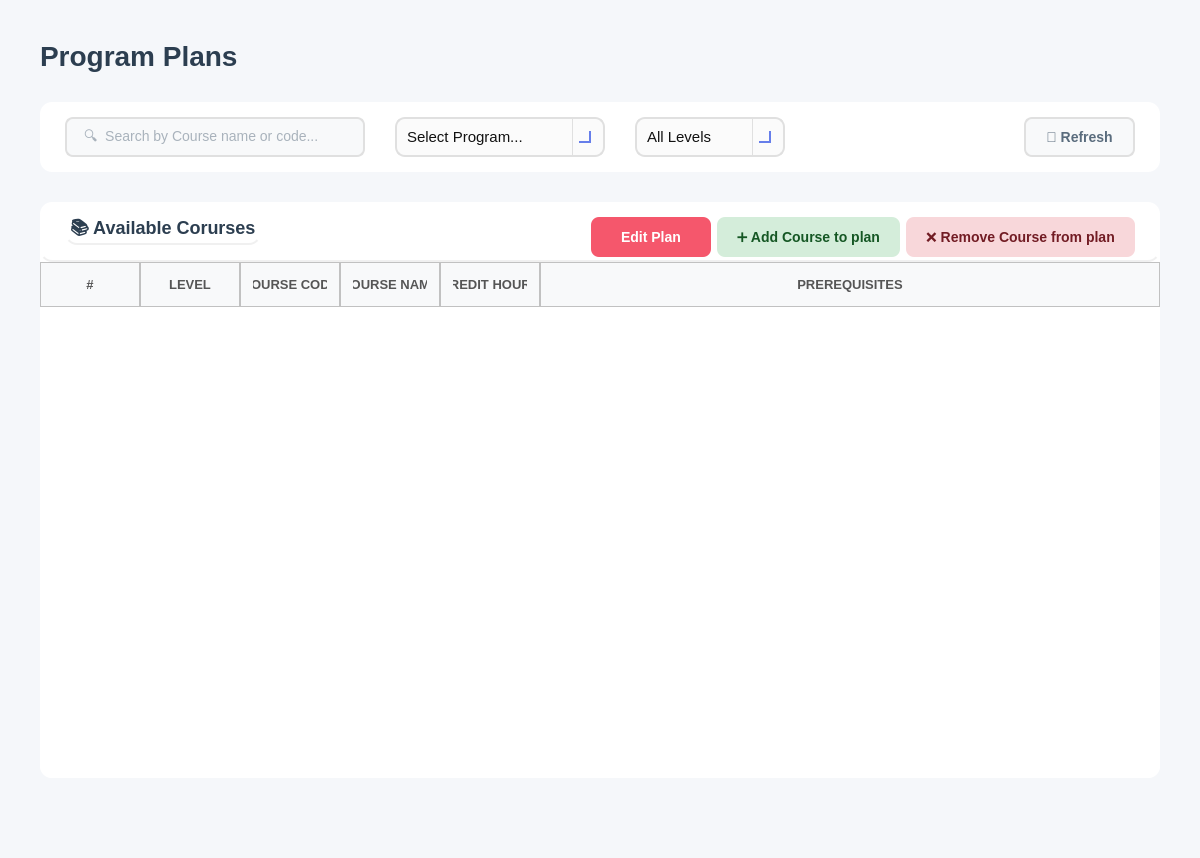
<?xml version="1.0" encoding="UTF-8"?>
<ui version="4.0">
 <class>ProgramPlans</class>
 <widget class="QWidget" name="ProgramPlans">
  <property name="geometry">
   <rect>
    <x>0</x>
    <y>0</y>
    <width>1200</width>
    <height>858</height>
   </rect>
  </property>
  <property name="windowTitle">
   <string>Course</string>
  </property>
  <property name="styleSheet">
   <string notr="true">background-color: #f5f7fa;</string>
  </property>
  <layout class="QVBoxLayout" name="mainLayout">
   <property name="spacing">
    <number>30</number>
   </property>
   <property name="leftMargin">
    <number>40</number>
   </property>
   <property name="topMargin">
    <number>40</number>
   </property>
   <property name="rightMargin">
    <number>40</number>
   </property>
   <property name="bottomMargin">
    <number>20</number>
   </property>
   <item>
    <layout class="QHBoxLayout" name="headerLayout">
     <item>
      <widget class="QLabel" name="labelTitle">
       <property name="styleSheet">
        <string notr="true">font-size: 28px; font-weight: bold; color: #2c3e50; background: transparent;</string>
       </property>
       <property name="text">
        <string>Program Plans</string>
       </property>
      </widget>
     </item>
     <item>
      <spacer name="headerSpacer">
       <property name="orientation">
        <enum>Qt::Orientation::Horizontal</enum>
       </property>
       <property name="sizeHint" stdset="0">
        <size>
         <width>40</width>
         <height>20</height>
        </size>
       </property>
      </spacer>
     </item>
    </layout>
   </item>
   <item>
    <widget class="QFrame" name="filterFrame">
     <property name="minimumSize">
      <size>
       <width>0</width>
       <height>70</height>
      </size>
     </property>
     <property name="maximumSize">
      <size>
       <width>16777215</width>
       <height>70</height>
      </size>
     </property>
     <property name="styleSheet">
      <string notr="true">background-color: white; border-radius: 12px;</string>
     </property>
     <property name="frameShape">
      <enum>QFrame::Shape::StyledPanel</enum>
     </property>
     <layout class="QHBoxLayout" name="filterLayout">
      <property name="spacing">
       <number>30</number>
      </property>
      <property name="leftMargin">
       <number>25</number>
      </property>
      <property name="topMargin">
       <number>15</number>
      </property>
      <property name="rightMargin">
       <number>25</number>
      </property>
      <property name="bottomMargin">
       <number>15</number>
      </property>
      <item>
       <widget class="QLineEdit" name="lineEditSearch">
        <property name="minimumSize">
         <size>
          <width>300</width>
          <height>40</height>
         </size>
        </property>
        <property name="maximumSize">
         <size>
          <width>200</width>
          <height>16777215</height>
         </size>
        </property>
        <property name="styleSheet">
         <string notr="true">QLineEdit {
    padding: 10px 15px;
    border: 2px solid #e0e0e0;
    border-radius: 8px;
    font-size: 14px;
    background-color: #f8f9fa;   /* light neutral background */
    color: #5a6c7d;             /* text color similar to buttons */
}

QLineEdit:focus {
    border-color: #f5576c;       /* accent border on focus */
    background-color: #ffffff;   /* slightly lighter when active */
}

QLineEdit:disabled {
    background-color: #ededed;   /* washed-out grey */
    color: #a1a8b3;             /* faded text */
}
</string>
        </property>
        <property name="placeholderText">
         <string>🔍  Search by Course name or code...</string>
        </property>
       </widget>
      </item>
      <item>
       <widget class="QComboBox" name="comboBoxSelectProgram">
        <property name="sizePolicy">
         <sizepolicy hsizetype="Expanding" vsizetype="Fixed">
          <horstretch>0</horstretch>
          <verstretch>0</verstretch>
         </sizepolicy>
        </property>
        <property name="minimumSize">
         <size>
          <width>150</width>
          <height>40</height>
         </size>
        </property>
        <property name="maximumSize">
         <size>
          <width>16777215</width>
          <height>65</height>
         </size>
        </property>
        <property name="styleSheet">
         <string notr="true">/* ----------------- QComboBox Base ----------------- */
QComboBox {
    border: 2px solid #E0E0E0;          /* main border */
    border-radius: 10px;
    padding: 8px 10px;                   /* Matches QLineEdit padding */
    background: rgba(250, 250, 250, 200);
    font-size: 11pt;
    color: #111111;
}

/* Focused state */
QComboBox:focus {
    border: 2px solid #667EEA; 
    background: rgba(250, 250, 250, 220);
}

/* ----------------- Drop-down Arrow ----------------- */
QComboBox::drop-down {
    subcontrol-origin: padding;
    subcontrol-position: top right;
    width: 30px; 
    border-left-width: 1px;
    border-left-color: #E0E0E0;
    border-left-style: solid;
    border-top-right-radius: 12px;       /* rounder corners */
    border-bottom-right-radius: 12px;    /* rounder corners */
    background: transparent;
}

/* Remove ugly black border on hover/focus */
QComboBox::drop-down:hover,
QComboBox::drop-down:focus {
    border-left-color: #667EEA;
    background: transparent;
    border: none;
}

/* Modern, visible arrow using simple chevron */
QComboBox::down-arrow {
    width: 10px;
    height: 10px;
    border: solid #667EEA;
    border-width: 0 2px 2px 0;
    margin-right: 6px;
}

/* ----------------- Dropdown Popup ----------------- */
/* Dropdown Popup */
QComboBox QAbstractItemView {
    background-color: #fdfdfd;          /* slightly off-white */
    border: 2px solid #E0E0E0;          /* subtle grey border */
    border-radius: 8px;                  /* may not be perfect on Windows */
    color: #111111;
    font-size: 11pt;
    padding: 5px;
    selection-background-color: #667EEA;
    selection-color: white;
    outline: none;
}

/* Items hover/selection */
QComboBox QAbstractItemView::item:hover {
    background-color: rgba(102, 126, 234, 0.1);
    color: #111111;
}

QComboBox QAbstractItemView::item:selected {
    background-color: #667EEA;
    color: white;
}

/* Error highlight for combo box */
QComboBox[error=&quot;true&quot;] {
    border: 2px solid #FF4A4A;
}</string>
        </property>
        <property name="placeholderText">
         <string>Select Program...</string>
        </property>
        <item>
         <property name="text">
          <string>Computer</string>
         </property>
        </item>
        <item>
         <property name="text">
          <string>Communication</string>
         </property>
        </item>
        <item>
         <property name="text">
          <string>Power</string>
         </property>
        </item>
        <item>
         <property name="text">
          <string>Biomedical</string>
         </property>
        </item>
       </widget>
      </item>
      <item>
       <widget class="QComboBox" name="comboBoxStatusFilter">
        <property name="minimumSize">
         <size>
          <width>150</width>
          <height>40</height>
         </size>
        </property>
        <property name="cursor">
         <cursorShape>PointingHandCursor</cursorShape>
        </property>
        <property name="styleSheet">
         <string notr="true">/* ----------------- QComboBox Base ----------------- */
QComboBox {
    border: 2px solid #E0E0E0;          /* main border */
    border-radius: 10px;
    padding: 8px 10px;                   /* Matches QLineEdit padding */
    background: rgba(250, 250, 250, 200);
    font-size: 11pt;
    color: #111111;
}

/* Focused state */
QComboBox:focus {
    border: 2px solid #667EEA; 
    background: rgba(250, 250, 250, 220);
}

/* ----------------- Drop-down Arrow ----------------- */
QComboBox::drop-down {
    subcontrol-origin: padding;
    subcontrol-position: top right;
    width: 30px; 
    border-left-width: 1px;
    border-left-color: #E0E0E0;
    border-left-style: solid;
    border-top-right-radius: 12px;       /* rounder corners */
    border-bottom-right-radius: 12px;    /* rounder corners */
    background: transparent;
}

/* Remove ugly black border on hover/focus */
QComboBox::drop-down:hover,
QComboBox::drop-down:focus {
    border-left-color: #667EEA;
    background: transparent;
    border: none;
}

/* Modern, visible arrow using simple chevron */
QComboBox::down-arrow {
    width: 10px;
    height: 10px;
    border: solid #667EEA;
    border-width: 0 2px 2px 0;
    margin-right: 6px;
}

/* ----------------- Dropdown Popup ----------------- */
/* Dropdown Popup */
QComboBox QAbstractItemView {
    background-color: #fdfdfd;          /* slightly off-white */
    border: 2px solid #E0E0E0;          /* subtle grey border */
    border-radius: 8px;                  /* may not be perfect on Windows */
    color: #111111;
    font-size: 11pt;
    padding: 5px;
    selection-background-color: #667EEA;
    selection-color: white;
    outline: none;
}

/* Items hover/selection */
QComboBox QAbstractItemView::item:hover {
    background-color: rgba(102, 126, 234, 0.1);
    color: #111111;
}

QComboBox QAbstractItemView::item:selected {
    background-color: #667EEA;
    color: white;
}

/* Error highlight for combo box */
QComboBox[error=&quot;true&quot;] {
    border: 2px solid #FF4A4A;
}</string>
        </property>
        <item>
         <property name="text">
          <string>All Levels</string>
         </property>
        </item>
        <item>
         <property name="text">
          <string>Level 1</string>
         </property>
        </item>
        <item>
         <property name="text">
          <string>Level 2</string>
         </property>
        </item>
        <item>
         <property name="text">
          <string>Level 3</string>
         </property>
        </item>
        <item>
         <property name="text">
          <string>Level 4</string>
         </property>
        </item>
        <item>
         <property name="text">
          <string>Level 5</string>
         </property>
        </item>
        <item>
         <property name="text">
          <string>Level 6</string>
         </property>
        </item>
        <item>
         <property name="text">
          <string>Level 7</string>
         </property>
        </item>
       </widget>
      </item>
      <item>
       <spacer name="filterSpacer">
        <property name="orientation">
         <enum>Qt::Orientation::Horizontal</enum>
        </property>
        <property name="sizeHint" stdset="0">
         <size>
          <width>40</width>
          <height>20</height>
         </size>
        </property>
       </spacer>
      </item>
      <item>
       <widget class="QPushButton" name="buttonRefresh">
        <property name="minimumSize">
         <size>
          <width>100</width>
          <height>40</height>
         </size>
        </property>
        <property name="cursor">
         <cursorShape>PointingHandCursor</cursorShape>
        </property>
        <property name="styleSheet">
         <string notr="true">QPushButton {
    background-color: #f8f9fa;
    color: #5a6c7d;
    border: 2px solid #e0e0e0;
    border-radius: 8px;
    font-size: 14px;
    font-weight: bold;
    padding: 10px 20px;
}

QPushButton:hover {
    border-color: #f5576c;
    color: #f5576c;
}

QPushButton:pressed {
    background-color: #e0e0e0; /* darker grey for pressed feedback */
    border-color: #f5576c;
    color: #f5576c;
}</string>
        </property>
        <property name="text">
         <string>🔄 Refresh</string>
        </property>
       </widget>
      </item>
     </layout>
    </widget>
   </item>
   <item>
    <widget class="QFrame" name="tableFrame">
     <property name="styleSheet">
      <string notr="true">background-color: white; border-radius: 12px;</string>
     </property>
     <property name="frameShape">
      <enum>QFrame::Shape::StyledPanel</enum>
     </property>
     <layout class="QVBoxLayout" name="tableMainLayout">
      <property name="spacing">
       <number>0</number>
      </property>
      <property name="leftMargin">
       <number>0</number>
      </property>
      <property name="topMargin">
       <number>0</number>
      </property>
      <property name="rightMargin">
       <number>0</number>
      </property>
      <property name="bottomMargin">
       <number>0</number>
      </property>
      <item>
       <widget class="QFrame" name="tableHeader">
        <property name="minimumSize">
         <size>
          <width>0</width>
          <height>60</height>
         </size>
        </property>
        <property name="maximumSize">
         <size>
          <width>16777215</width>
          <height>60</height>
         </size>
        </property>
        <property name="styleSheet">
         <string notr="true">background: transparent; border-bottom: 2px solid #f0f0f0;</string>
        </property>
        <property name="frameShape">
         <enum>QFrame::Shape::StyledPanel</enum>
        </property>
        <layout class="QHBoxLayout" name="tableHeaderLayout">
         <property name="leftMargin">
          <number>25</number>
         </property>
         <property name="topMargin">
          <number>15</number>
         </property>
         <property name="rightMargin">
          <number>25</number>
         </property>
         <property name="bottomMargin">
          <number>15</number>
         </property>
         <item>
          <widget class="QLabel" name="tableTitle">
           <property name="styleSheet">
            <string notr="true">font-size: 18px; font-weight: bold; color: #2c3e50; background: transparent;</string>
           </property>
           <property name="text">
            <string>📚 Available Corurses</string>
           </property>
          </widget>
         </item>
         <item>
          <spacer name="tableHeaderSpacer">
           <property name="orientation">
            <enum>Qt::Orientation::Horizontal</enum>
           </property>
           <property name="sizeHint" stdset="0">
            <size>
             <width>40</width>
             <height>20</height>
            </size>
           </property>
          </spacer>
         </item>
         <item>
          <widget class="QPushButton" name="buttonViewSections">
           <property name="enabled">
            <bool>true</bool>
           </property>
           <property name="minimumSize">
            <size>
             <width>120</width>
             <height>40</height>
            </size>
           </property>
           <property name="cursor">
            <cursorShape>PointingHandCursor</cursorShape>
           </property>
           <property name="styleSheet">
            <string notr="true">QPushButton {
    background-color: #f5576c;
    color: #ffffff;
    border: none;
    border-radius: 8px;
    font-size: 14px;
    font-weight: bold;
    padding: 10px 20px;
    transition: background-color 150ms;
}
QPushButton:hover {
    background-color: #e5475c;
}
QPushButton:pressed {
    background-color: #d43f52;
}
QPushButton:disabled {
    background-color: #cccccc;  /* gray background for disabled */
    color: #666666;             /* darker gray text */
}</string>
           </property>
           <property name="text">
            <string>Edit Plan</string>
           </property>
          </widget>
         </item>
         <item>
          <widget class="QPushButton" name="buttonAddCourse">
           <property name="enabled">
            <bool>true</bool>
           </property>
           <property name="minimumSize">
            <size>
             <width>120</width>
             <height>40</height>
            </size>
           </property>
           <property name="cursor">
            <cursorShape>PointingHandCursor</cursorShape>
           </property>
           <property name="styleSheet">
            <string notr="true">/* ---- Approve Button ---- */
QPushButton {
    background-color: #d4edda;
    color: #155724;
    border: none;
    border-radius: 8px;
    font-size: 14px;
    font-weight: bold;
    padding: 10px 20px;
}
QPushButton:hover {
    background-color: #28a745;
    color: white;
}
QPushButton:pressed {
    background-color: #1e7e34;  /* slightly darker for pressed feedback */
}
QPushButton:disabled {
    background-color: #c1d9c3; /* more washed-out green */
    color: #7a8b7a;
}</string>
           </property>
           <property name="text">
            <string>➕ Add Course to plan</string>
           </property>
          </widget>
         </item>
         <item>
          <widget class="QPushButton" name="buttonRemoveCourse">
           <property name="enabled">
            <bool>true</bool>
           </property>
           <property name="minimumSize">
            <size>
             <width>120</width>
             <height>40</height>
            </size>
           </property>
           <property name="cursor">
            <cursorShape>PointingHandCursor</cursorShape>
           </property>
           <property name="styleSheet">
            <string notr="true">/* ---- Reject Button ---- */
QPushButton {
    background-color: #f8d7da;
    color: #721c24;
    border: none;
    border-radius: 8px;
    font-size: 14px;
    font-weight: bold;
    padding: 10px 20px;
}
QPushButton:hover {
    background-color: #c82333;
    color: white;
}
QPushButton:pressed {
    background-color: #a71d2a;  /* slightly darker for pressed feedback */
}
QPushButton:disabled {
    background-color: #d7bcbc; /* more washed-out red */
    color: #5e3b3e;
}</string>
           </property>
           <property name="text">
            <string>❌ Remove Course from plan</string>
           </property>
          </widget>
         </item>
        </layout>
       </widget>
      </item>
      <item>
       <widget class="QTableWidget" name="tableAllCourses">
        <property name="minimumSize">
         <size>
          <width>0</width>
          <height>300</height>
         </size>
        </property>
        <property name="styleSheet">
         <string notr="true">QTableWidget {
    border: none;
    background-color: white;
    gridline-color: #e5e5e5;      /* slightly darker for visibility */
    color: #222222;               /* matches QLineEdit text color */
    font-size: 14px;
}

QTableWidget::item {
    padding: 14px;
    border: none;
    color: #222222;               /* consistent text color */
}

QTableWidget::item:selected {
    background-color: #fcebed;  /* soft pink selection */
    color: #222222;             /* keep text readable */
}

QHeaderView::section {
    background-color: #f8f9fa;
    padding: 12px;
	border: 1px solid #c1c1c1; 
    font-size: 13px;
    color: #555555;               /* similar to readOnly QLineEdit text */
    font-weight: bold;
}
QTableWidget::item:focus {
    outline: none;
    border: none;
}
/* Removes weird selection rectangle */
QTableWidget::item:focus {
    outline: none;
    border: none;
}
QTableWidget::indicator {
    width: 18px;
    height: 18px;
}

QTableWidget::indicator:unchecked {
    border: 1px solid #b8b8b8;      /* soft grey border */
    background-color: #f8f8f8;      /* very light grey */
    border-radius: 3px;             /* slightly rounded */
}

QTableWidget::indicator:checked {
    border: 1px solid #5a5a5a;      /* darker grey when selected */
    background-color: #6c6c6c;      /* washed-out grey instead of harsh green */
    image: url(&quot;&quot;);                 /* remove default checkmark */
    border-radius: 3px;
}

QTableWidget::indicator:checked:hover,
QTableWidget::indicator:unchecked:hover {
    border-color: #3a3a3a;
}

QTableWidget::indicator:checked::after {
    content: &quot;&quot;;
    image: url(&quot;&quot;); /* no default checkmark */
}
/* ===== SCROLLBARS (VERTICAL &amp; HORIZONTAL) ===== */

/* Track */
QScrollBar:vertical, QScrollBar:horizontal {
    background: rgba(255, 255, 255, 0.05);  /* subtle track */
    border-radius: 6px;
    margin: 0px;  /* remove extra space */
}

/* Handle / Thumb */
QScrollBar::handle:vertical, QScrollBar::handle:horizontal {
    background: rgba(120, 120, 120, 0.35);  /* glassy thumb */
    border-radius: 6px;
    border: 1px solid rgba(255, 255, 255, 0.2); /* subtle highlight */
    min-height: 30px; /* vertical */
    min-width: 30px;  /* horizontal */
}

QScrollBar::handle:vertical:hover,
QScrollBar::handle:horizontal:hover {
    background: rgba(120, 120, 120, 0.55);
}

/* Buttons (up/down or left/right) */
QScrollBar::add-line:vertical, QScrollBar::sub-line:vertical,
QScrollBar::add-line:horizontal, QScrollBar::sub-line:horizontal {
    width: 16px;  /* horizontal buttons width */
    height: 16px; /* vertical buttons height */
    background: rgba(180, 180, 180, 0.35);
    border-radius: 4px;
}

/* Arrow icons */
QScrollBar::up-arrow:vertical, QScrollBar::down-arrow:vertical,
QScrollBar::left-arrow:horizontal, QScrollBar::right-arrow:horizontal {
    width: 6px;
    height: 6px;
    background: transparent;
}

/* Remove blank areas */
QScrollBar::add-page:vertical, QScrollBar::sub-page:vertical,
QScrollBar::add-page:horizontal, QScrollBar::sub-page:horizontal {
    background: none;
}

/* Sizes */
QScrollBar:vertical { width: 12px; }
QScrollBar:horizontal { height: 12px; }
</string>
        </property>
        <property name="editTriggers">
         <set>QAbstractItemView::EditTrigger::NoEditTriggers</set>
        </property>
        <property name="alternatingRowColors">
         <bool>true</bool>
        </property>
        <property name="selectionMode">
         <enum>QAbstractItemView::SelectionMode::ContiguousSelection</enum>
        </property>
        <property name="selectionBehavior">
         <enum>QAbstractItemView::SelectionBehavior::SelectRows</enum>
        </property>
        <property name="cornerButtonEnabled">
         <bool>true</bool>
        </property>
        <attribute name="horizontalHeaderStretchLastSection">
         <bool>true</bool>
        </attribute>
        <attribute name="verticalHeaderVisible">
         <bool>false</bool>
        </attribute>
        <attribute name="verticalHeaderCascadingSectionResizes">
         <bool>true</bool>
        </attribute>
        <column>
         <property name="text">
          <string>#</string>
         </property>
        </column>
        <column>
         <property name="text">
          <string>LEVEL</string>
         </property>
        </column>
        <column>
         <property name="text">
          <string>COURSE CODE</string>
         </property>
        </column>
        <column>
         <property name="text">
          <string>COURSE NAME</string>
         </property>
        </column>
        <column>
         <property name="text">
          <string>CREDIT HOURS</string>
         </property>
        </column>
        <column>
         <property name="text">
          <string>PREREQUISITES</string>
         </property>
        </column>
       </widget>
      </item>
     </layout>
    </widget>
   </item>
   <item>
    <spacer name="verticalSpacer">
     <property name="orientation">
      <enum>Qt::Orientation::Vertical</enum>
     </property>
     <property name="sizeType">
      <enum>QSizePolicy::Policy::Maximum</enum>
     </property>
     <property name="sizeHint" stdset="0">
      <size>
       <width>20</width>
       <height>60</height>
      </size>
     </property>
    </spacer>
   </item>
  </layout>
 </widget>
 <resources/>
 <connections/>
</ui>
